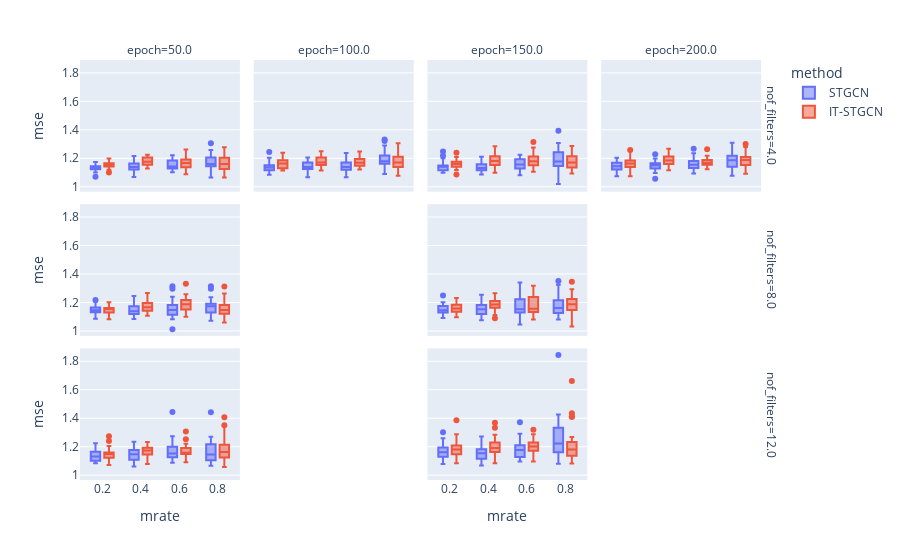

Here is the notebook cell this chart was saved with:
### Code cell
data.query("method!='GNAR' and inter_method=='linear' and lags==2").plot.box(backend='plotly',x='mrate',color='method',y='mse',facet_col='epoch',facet_row='nof_filters',height=1200)
